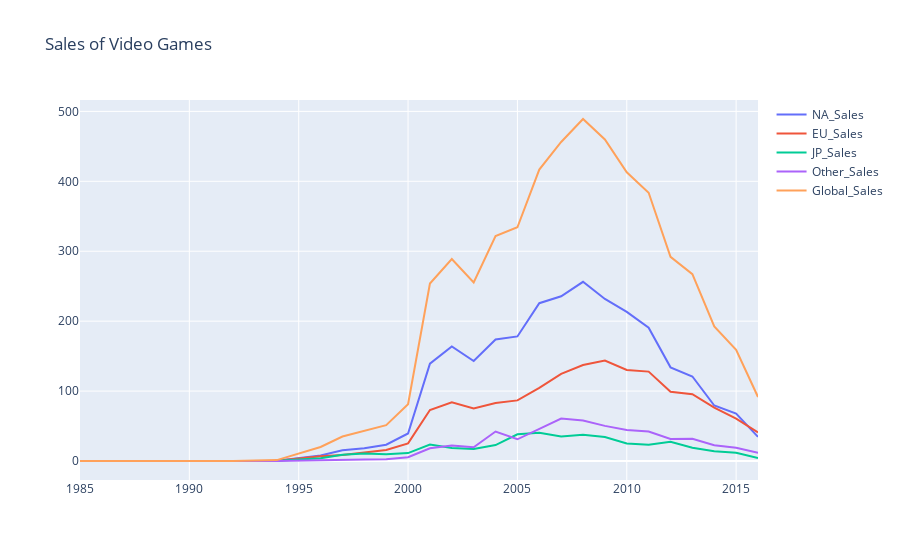

The notebook cell saved with this chart:
### Code cell
plotly_line_plot(
    df1,
    title = 'Sales of Video Games'
)
